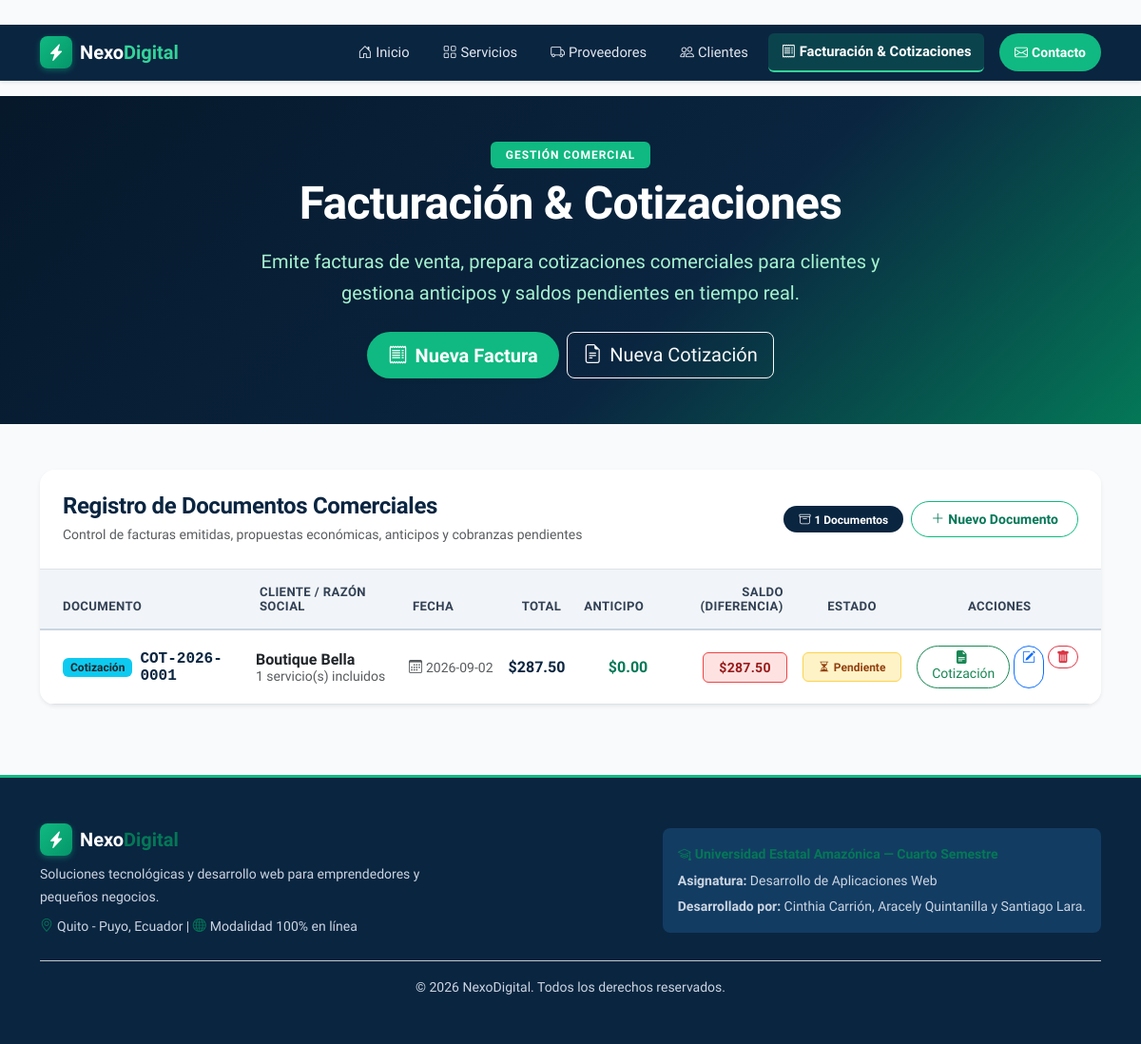
The page /facturacion on the database as committed earlier.
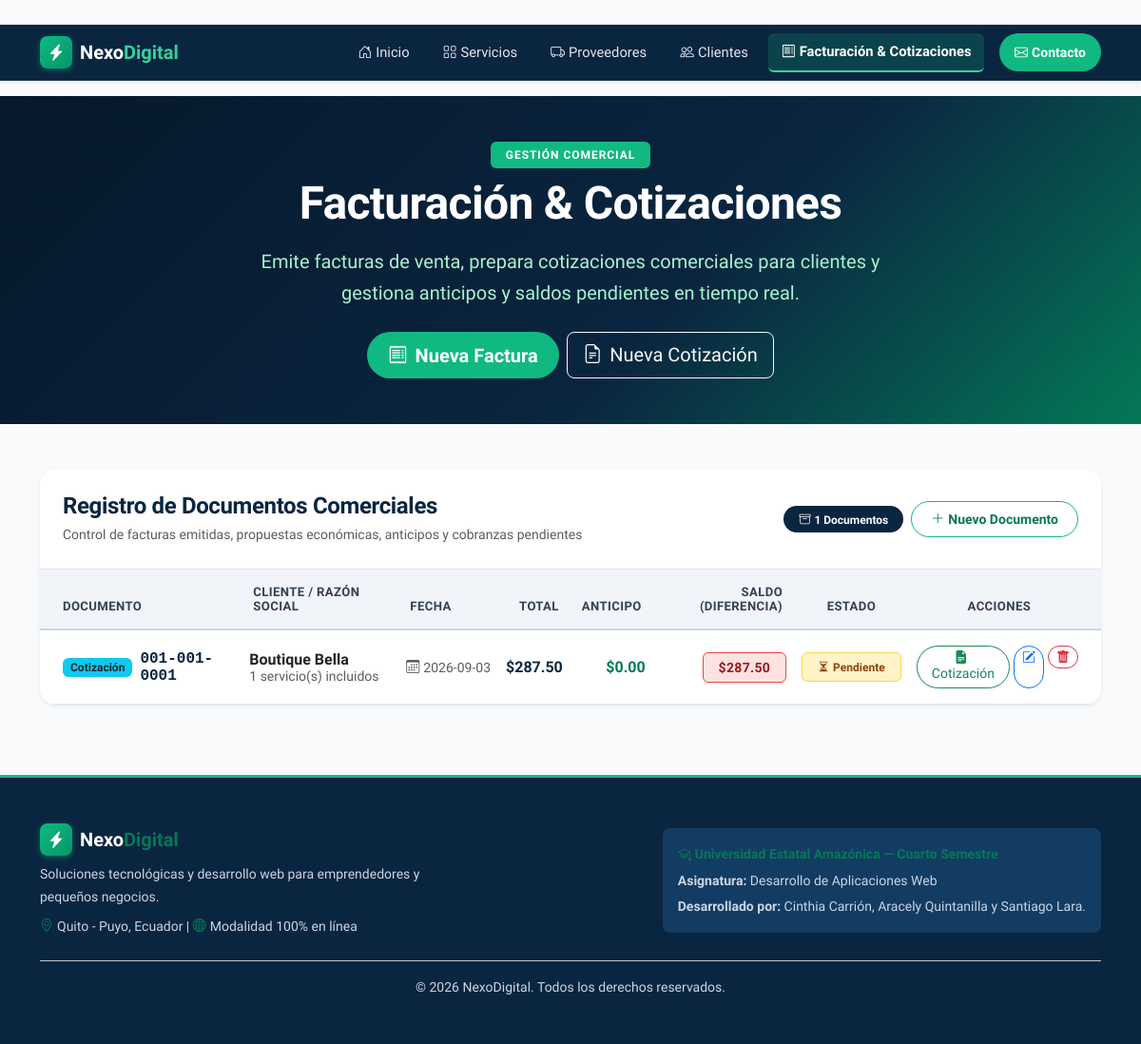
The same page on the database as committed later.
### tables this page shows
CREATE TABLE facturacion (
            numero TEXT PRIMARY KEY,
            tipo TEXT NOT NULL,
            cliente_cedula TEXT NOT NULL,
            fecha TEXT NOT NULL,
            validez TEXT,
            subtotal REAL,
            iva REAL,
            monto REAL NOT NULL,
            anticipo REAL DEFAULT 0,
            saldo_pendiente REAL DEFAULT 0,
            estado_id INTEGER NOT NULL,
            notas TEXT,
            FOREIGN KEY (cliente_cedula) REFERENCES clientes (cedula) ON UPDATE CASCADE,
            FOREIGN KEY (estado_id) REFERENCES estados_documento (id)
        );

CREATE TABLE clientes (
            cedula TEXT PRIMARY KEY,
            nombre TEXT NOT NULL,
            telefono TEXT NOT NULL,
            correo TEXT NOT NULL,
            tipo_negocio_id INTEGER,
            ciudad TEXT NOT NULL,
            FOREIGN KEY (tipo_negocio_id) REFERENCES tipos_negocio (id)
        );

CREATE TABLE estados_documento (
            id INTEGER PRIMARY KEY AUTOINCREMENT,
            nombre TEXT NOT NULL UNIQUE
        );

### app.py (the view)
@app.route('/facturacion')
def facturacion():
    conn = db.get_connection()
    filas = conn.execute('''
        SELECT f.*, c.nombre AS cliente_nombre, e.nombre AS estado_nombre
        FROM facturacion f
        JOIN clientes c ON f.cliente_cedula = c.cedula
        JOIN estados_documento e ON f.estado_id = e.id
        ORDER BY f.numero DESC
    ''').fetchall()
    lista_facturas = []
    for f in filas:
        doc = dict(f)
        conteo = conn.execute(
            'SELECT COUNT(*) FROM detalle_factura WHERE factura_numero = ?', (doc['numero'],)
        ).fetchone()[0]
        doc['servicios_detalle'] = [None] * conteo  # solo se usa para |length en la plantilla
        lista_facturas.append(doc)
    conn.close()
    return render_template('facturacion.html', facturas=lista_facturas)

### templates/facturacion.html (shortened to what this page needs)
{% extends "base.html" %}
{% block content %}
<section class="page-header py-5 text-white">
    <div class="container text-center">
        <span class="badge bg-emerald mb-2 px-3 py-2 text-uppercase fw-semibold tracking-wider">Gestión Comercial</span>
        <h1 class="display-5 fw-bold mb-3">Facturación & Cotizaciones</h1>
        <p class="lead text-light-emerald mx-auto mb-4" style="max-width: 680px;">
            Emite facturas de venta, prepara cotizaciones comerciales para clientes y gestiona anticipos y saldos pendientes en tiempo real.
        </p>
        <div class="d-flex justify-content-center gap-2 flex-wrap">
            <a href="{{ url_for('nueva_factura', tipo='Factura') }}" class="btn btn-verde btn-lg shadow-sm">
                <i class="bi bi-receipt me-2"></i>Nueva Factura
            </a>
            <a href="{{ url_for('nueva_factura', tipo='Cotizacion') }}" class="btn btn-outline-light btn-lg">
                <i class="bi bi-file-earmark-text me-2"></i>Nueva Cotización
            </a>
        </div>
    </div>
</section>
<section class="py-5">
    <div class="container">
        <div class="card shadow-sm border-0 rounded-4 overflow-hidden">
            <div class="card-header bg-white p-4 border-bottom d-flex justify-content-between align-items-center flex-wrap gap-2">
                <div>
                    <h2 class="h4 fw-bold text-navy mb-1">Registro de Documentos Comerciales</h2>
                    <p class="text-muted small mb-0">Control de facturas emitidas, propuestas económicas, anticipos y cobranzas pendientes</p>
                </div>
                <div class="d-flex align-items-center gap-2">
                    <span class="badge bg-navy text-white px-3 py-2 rounded-pill">
                        <i class="bi bi-archive me-1"></i>{{ facturas|length }} Documentos
                    </span>
                    <a href="{{ url_for('nueva_factura') }}" class="btn btn-outline-brand btn-sm">
                        <i class="bi bi-plus-lg me-1"></i>Nuevo Documento
                    </a>
                </div>
            </div>
            <div class="card-body p-0">
                {% if facturas %}
                <div class="table-responsive">
                    <table class="table table-hover align-middle mb-0 custom-table">
                        <thead>
                            <tr>
                                <th class="ps-4 py-3">Documento</th>
                                <th class="py-3">Cliente / Razón Social</th>
                                <th class="py-3">Fecha</th>
                                <th class="py-3 text-end">Total</th>
                                <th class="py-3 text-end">Anticipo</th>
                                <th class="py-3 text-end">Saldo (Diferencia)</th>
                                <th class="py-3 text-center">Estado</th>
                                <th class="py-3 text-center pe-4">Acciones</th>
                            </tr>
                        </thead>
                        <tbody>
                            {% for doc in facturas %}
                            <tr>
                                <td class="ps-4 py-3">
                                    <div class="d-flex align-items-center gap-2">
                                        {% if doc.tipo == 'Cotizacion' %}
                                            <span class="badge bg-info text-dark fw-bold px-2 py-1">Cotización</span>
                                        {% else %}
                                            <span class="badge bg-navy text-white fw-bold px-2 py-1">Factura</span>
                                        {% endif %}
                                        <span class="fw-bold text-navy font-monospace">{{ doc.numero }}</span>
                                    </div>
                                </td>
                                <td class="py-3">
                                    <span class="fw-bold text-dark d-block">{{ doc.cliente_nombre }}</span>
                                    {% if doc.servicios_detalle and doc.servicios_detalle|length > 0 %}
                                        <small class="text-muted">{{ doc.servicios_detalle|length }} servicio(s) incluidos</small>
                                    {% endif %}
                                </td>
                                <td class="py-3 text-muted small text-nowrap">
                                    <i class="bi bi-calendar3 me-1"></i>{{ doc.fecha }}
                                </td>
                                <td class="py-3 text-end text-nowrap">
                                    <span class="fw-bold text-navy fs-6">
                                        ${{ "%.2f"|format(doc.monto) }}
                                    </span>
                                </td>
                                <td class="py-3 text-end text-nowrap">
                                    <span class="text-emerald fw-bold">
                                        ${{ "%.2f"|format(doc.anticipo or 0.0) }}
                                    </span>
                                </td>
                                <td class="py-3 text-end text-nowrap">
                                    {% set saldo = doc.saldo_pendiente if doc.saldo_pendiente is defined else (doc.monto - (doc.anticipo or 0.0)) %}
                                    {% if saldo > 0 %}
                                        <span class="badge badge-saldo-pendiente px-3 py-2">
                                            ${{ "%.2f"|format(saldo) }}
                                        </span>
                                    {% else %}
                                        <span class="badge badge-saldo-liquidado px-3 py-2">
                                            $0.00 (Liquidado)
                                        </span>
                                    {% endif %}
                                </td>
                                <td class="py-3 text-center">
                                    {% if doc.estado_nombre in ["Pagada", "Aprobada"] %}
                                        <span class="badge badge-disponible px-3 py-2">
                                            <i class="bi bi-check-circle-fill me-1"></i>{{ doc.estado_nombre }}
                                        </span>
                                    {% elif doc.estado_nombre in ["Pendiente", "En revision"] %}
                                        <span class="badge badge-proximamente px-3 py-2">
                                            <i class="bi bi-hourglass-split me-1"></i>{{ doc.estado_nombre }}
                                        </span>
                                    {% else %}
                                        <span class="badge badge-vencida px-3 py-2">
                                            <i class="bi bi-exclamation-triangle-fill me-1"></i>{{ doc.estado_nombre }}
                                        </span>
                                    {% endif %}
                                </td>
                                <td class="py-3 text-center pe-4">
                                    <div class="d-inline-flex gap-1">
                                        <a href="{{ url_for('ver_comprobante', numero=doc.numero) }}" class="btn btn-outline-success btn-sm rounded-pill" title="Ver e imprimir {{ 'cotización' if doc.tipo == 'Cotizacion' else 'factura' }}">
                                            <i class="bi bi-file-earmark-text-fill me-1"></i>{{ 'Cotización' if doc.tipo == 'Cotizacion' else 'Factura' }}
                                        </a>
                                        <a href="{{ url_for('editar_factura', numero=doc.numero) }}" class="btn btn-outline-primary btn-sm rounded-pill" title="Editar">
                                            <i class="bi bi-pencil-square"></i>
                                        </a>
                                        <form method="POST" action="{{ url_for('eliminar_factura', numero=doc.numero) }}" onsubmit="return confirm('¿Estás seguro de que deseas eliminar este registro?');" class="d-inline">
                                            <button type="submit" class="btn btn-outline-danger btn-sm rounded-pill" title="Eliminar">
                                                <i class="bi bi-trash-fill"></i>
                                            </button>
                                        </form>
                                    </div>
                                </td>
                            </tr>
                            {% endfor %}
                        </tbody>
                    </table>
                </div>
                {% endif %}
            </div>
        </div>
    </div>
</section>
{% endblock %}

### templates/base.html (shortened to what this page needs)
﻿<!DOCTYPE html>
<html lang="es">
<head>
    <link href="https://cdn.jsdelivr.net/npm/bootstrap@5.3.3/dist/css/bootstrap.min.css" rel="stylesheet">
    <link rel="stylesheet" href="https://cdn.jsdelivr.net/npm/bootstrap-icons@1.11.3/font/bootstrap-icons.min.css">
    <link rel="stylesheet" href="{{ url_for('static', filename='css/estilo.css') }}">
</head>
<body class="d-flex flex-column min-vh-100">
    {% include "components/navbar.html" %}
    <main class="flex-grow-1">
        {% block content %}{% endblock %}
    </main>
    {% include "components/footer.html" %}
</body>
</html>

### templates/components/navbar.html (shortened to what this page needs)
<nav class="navbar navbar-expand-lg navbar-dark bg-navy sticky-top shadow-sm py-2">
    <div class="container">
        <a class="navbar-brand fw-bold d-flex align-items-center gap-2 py-1" href="{{ url_for('inicio') }}">
            <span class="brand-badge"><i class="bi bi-lightning-charge-fill"></i></span>
            <span class="text-white">Nexo<span class="text-mint">Digital</span></span>
        </a>
        <div class="collapse navbar-collapse" id="menuNav">
            <ul class="navbar-nav ms-auto align-items-lg-center gap-lg-2">
                <li class="nav-item">
                    <a class="nav-link px-2 {{ 'active' if request.endpoint == 'inicio' else '' }}" href="{{ url_for('inicio') }}">
                        <i class="bi bi-house-door me-1"></i>Inicio
                    </a>
                </li>
                <li class="nav-item">
                    <a class="nav-link px-2 {{ 'active' if request.endpoint in ['servicios', 'nuevo_servicio', 'editar_servicio'] else '' }}" href="{{ url_for('servicios') }}">
                        <i class="bi bi-grid me-1"></i>Servicios
                    </a>
                </li>
                <li class="nav-item">
                    <a class="nav-link px-2 {{ 'active' if request.endpoint in ['proveedores', 'nuevo_proveedor', 'editar_proveedor'] else '' }}" href="{{ url_for('proveedores') }}">
                        <i class="bi bi-truck me-1"></i>Proveedores
                    </a>
                </li>
                <li class="nav-item">
                    <a class="nav-link px-2 {{ 'active' if request.endpoint in ['clientes', 'nuevo_cliente', 'editar_cliente'] else '' }}" href="{{ url_for('clientes') }}">
                        <i class="bi bi-people me-1"></i>Clientes
                    </a>
                </li>
                <li class="nav-item">
                    <a class="nav-link px-2 {{ 'active' if request.endpoint in ['facturacion', 'nueva_factura', 'editar_factura', 'ver_comprobante'] else '' }}" href="{{ url_for('facturacion') }}">
                        <i class="bi bi-receipt me-1"></i>Facturación & Cotizaciones
                    </a>
                </li>
                <li class="nav-item ms-lg-2">
                    <a class="btn btn-verde btn-sm px-3 rounded-pill" href="{{ url_for('inicio') }}#contacto">
                        <i class="bi bi-envelope me-1"></i>Contacto
                    </a>
                </li>
            </ul>
        </div>
    </div>
</nav>

### templates/components/footer.html (shortened to what this page needs)
<footer class="footer-custom mt-auto text-white">
    <div class="container py-5">
        <div class="row g-4 justify-content-between align-items-center">
            <div class="col-lg-5 text-center text-lg-start">
                <div class="d-flex align-items-center justify-content-center justify-content-lg-start gap-2 mb-2">
                    <span class="brand-badge"><i class="bi bi-lightning-charge-fill"></i></span>
                    <span class="h5 mb-0 fw-bold">Nexo<span class="text-emerald">Digital</span></span>
                </div>
                <p class="text-light-muted mb-0 small">
                    Soluciones tecnológicas y desarrollo web para emprendedores y pequeños negocios.
                </p>
                <p class="text-light-muted small mt-2 mb-0">
                    <i class="bi bi-geo-alt me-1 text-emerald"></i>Quito - Puyo, Ecuador | <i class="bi bi-globe me-1 text-emerald"></i>Modalidad 100% en línea
                </p>
            </div>
            <div class="col-lg-7 text-center text-lg-end">
                <div class="credits-box p-3 rounded-3 bg-navy-light d-inline-block text-start">
                    <p class="mb-1 small fw-semibold text-emerald">
                        <i class="bi bi-mortarboard me-1"></i>Universidad Estatal Amazónica — Cuarto Semestre
                    </p>
                    <p class="mb-1 small text-light-muted">
                        <strong>Asignatura:</strong> Desarrollo de Aplicaciones Web
                    </p>
                    <p class="mb-0 small text-light-muted">
                        <strong>Desarrollado por:</strong> Cinthia Carrión, Aracely Quintanilla y Santiago Lara.
                    </p>
                </div>
            </div>
        </div>
        <div class="border-top border-secondary-subtle mt-4 pt-3 text-center small text-light-muted">
            <p class="mb-0">© 2026 NexoDigital. Todos los derechos reservados.</p>
        </div>
    </div>
</footer>

Rows that differ between the two databases and show on the page:
removed facturacion: shows "Cotización", numero "COT-2026-0001", cliente_nombre "Boutique Bella", servicios_detalle|length "1", fecha "2026-09-02", monto "287.50", anticipo "0.00", saldo_pendiente "287.50", estado_nombre "Pendiente", tipo "Cotización"
added facturacion: shows "Cotización", numero "001-001-0001", cliente_nombre "Boutique Bella", servicios_detalle|length "1", fecha "2026-09-03", monto "287.50", anticipo "0.00", saldo_pendiente "287.50", estado_nombre "Pendiente", tipo "Cotización"
